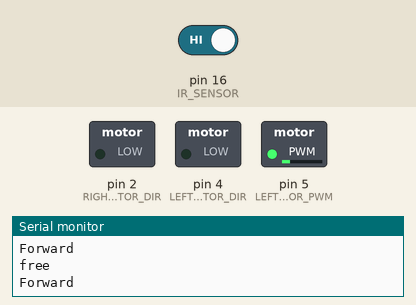
Bench run of a sketch on a simulated Arduino Uno, built with avr-gcc and run on an emulated ATmega328P. On the bench: switched loads named in the sketch (green lamp = pin HIGH), the last lines printed to the serial monitor. The inputs (shaded band) are chosen by the test bench; at power-on: pin 16 (IR_SENSOR) HIGH. Random numbers use the default seed unless the sketch sets one; pins used as bus, display or sensor lines are not drawn.

Above: at 1.2 s.
1.3 s: pin 16 (IR_SENSOR) driven LOW
At 1.8 s:
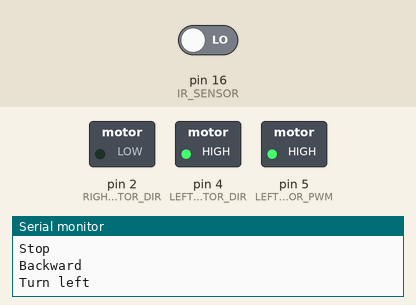
At 2.8 s:
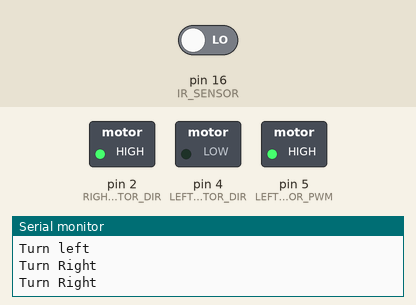
4.3 s: pin 16 (IR_SENSOR) driven HIGH
At 15.4 s:
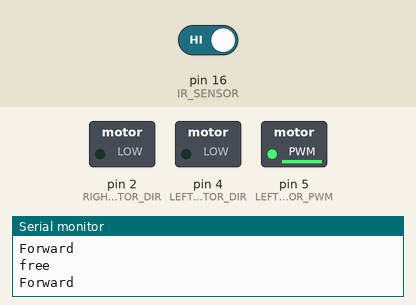
Timing chart, 0 to 16.3 s (numbered marks = the images above; inputs shaded):
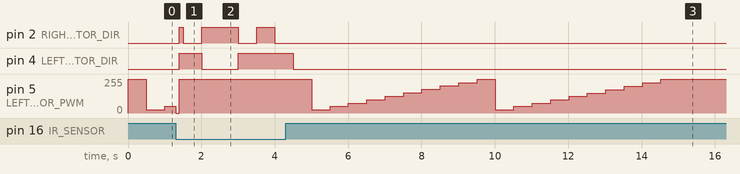

Measured:
- after the input at 1.3 s, pin 2 (RIGHT_MOTOR_DIR): goes HIGH 0.10 s, LOW 0.50 s, HIGH 1.0 s, LOW 0.50 s, HIGH 0.50 s, then LOW, starting after 0.10 s; pin 4 (LEFT_MOTOR_DIR): LOW → HIGH after 0.10 s, → LOW 0.60 s later, → HIGH 1.0 s later
- by itself, pin 5 (LEFT_MOTOR_PWM): ramps from 23/255 to 254/255 and jumps back, once every 5.0 s

The sketch:

esp_ir_sensor.ino
```cpp
/*
 * Brian Guarraci
 *
 * Simple obstacle avoidance robot using Pololu romi, esp-8266 wemos D1 and a single IR sensor.
 *
 */
unsigned char sensorVal = 0;

#define RIGHT_MOTOR_DIR 2
#define RIGHT_MOTOR_PWM 0
#define LEFT_MOTOR_DIR 4
#define LEFT_MOTOR_PWM 5
#define IR_SENSOR 16 // d1 mini

#define DIR_LEVEL_FORWARD LOW
#define DIR_LEVEL_BACKWARD HIGH

#define FORWARD_SENSOR 0x1
#define LEFT_SENSOR 0x2
#define RIGHT_SENSOR 0x4

#define SENSOR_ACTIVE(mask) (sensorVal & mask == mask)

#define FULL_SPEED (0x400 - 1)
#define HALF_SPEED (FULL_SPEED / 2)
#define QUARTER_SPEED (HALF_SPEED / 2)
#define SPEED_PCT(x) (FULL_SPEED * x)

#define QUARTER_SPEED_TURN_DELAY 500
#define FORWARD_DELAY 100
#define RETREAT_DELAY 500
#define STOP_DELAY 100

#define DEFAULT_CONFIDENCE 1.0f
#define MAX_CONFIDENCE 3.0f
#define CONFIDENCE_INCREMENT 0.1f
#define CONFIDENCE_INTERVAL ((1000 / FORWARD_DELAY) / 2)

float confidence = DEFAULT_CONFIDENCE;
unsigned int confidence_counter = 0;

void setup() {
  Serial.begin(9600);
  Serial.println("HELLO!");

  pinMode(IR_SENSOR, INPUT_PULLUP);
  pinMode(RIGHT_MOTOR_DIR, OUTPUT);
  pinMode(LEFT_MOTOR_DIR, OUTPUT);
}

void controlMotors(unsigned int leftDir, unsigned int leftSpeed, unsigned int rightDir, unsigned int rightSpeed, unsigned int ms) {
  digitalWrite(LEFT_MOTOR_DIR, leftDir);
  analogWrite(LEFT_MOTOR_PWM, leftSpeed);
  digitalWrite(RIGHT_MOTOR_DIR, rightDir);
  analogWrite(RIGHT_MOTOR_PWM, rightSpeed * 1.02f);
  delay(ms);
}

void turnLeft(unsigned int speed, unsigned int ms) {
  Serial.println("Turn left");
  controlMotors(DIR_LEVEL_BACKWARD, speed, DIR_LEVEL_FORWARD, speed, ms);
}

void turnRight(unsigned int speed, unsigned int ms) {
  Serial.println("Turn Right");
  controlMotors(DIR_LEVEL_FORWARD, speed, DIR_LEVEL_BACKWARD, speed, ms);
}

void goForward(unsigned int speed, unsigned int ms) {
  Serial.println("Forward");
  controlMotors(DIR_LEVEL_FORWARD, speed, DIR_LEVEL_FORWARD, speed, ms);
}

void goBackward(unsigned int speed, unsigned int ms) {
  Serial.println("Backward");
  controlMotors(DIR_LEVEL_BACKWARD, speed, DIR_LEVEL_BACKWARD, speed, ms);
}

void stop(unsigned int ms) {
  Serial.println("Stop");
  controlMotors(DIR_LEVEL_FORWARD, 0x00, DIR_LEVEL_FORWARD, 0x00, ms);
}

//void lookLeft() {
//  Serial.println("Look left");
//  turnLeft(QUARTER_SPEED, QUARTER_SPEED_TURN_DELAY);
//}
//
//void lookRight() {
//  Serial.println("Look right");
//  turnRight(QUARTER_SPEED, QUARTER_SPEED_TURN_DELAY);
//}
//
//void readForwardDirSensor() {
//  Serial.println("read forward sensor");
//  if (!digitalRead(IR_SENSOR)) {
//    sensorVal |= FORWARD_SENSOR;
//  } else {
//    sensorVal &= ~FORWARD_SENSOR;
//  }
//}
//
//void readLeftDirSensor() {
//  Serial.println("read left sensor");
//  lookLeft();
//  if (!digitalRead(IR_SENSOR)) {
//    sensorVal |= LEFT_SENSOR;
//  } else {
//    sensorVal &= ~LEFT_SENSOR;
//  }
//  lookRight(); // return to center
//}
//
//void readRightDirSensor() {
//  Serial.println("read right sensor");
//  lookRight();
//  if (!digitalRead(IR_SENSOR)) {
//    sensorVal |= RIGHT_SENSOR;
//  } else {
//    sensorVal &= ~RIGHT_SENSOR;
//  }
//  lookLeft();
//}
//
//void scan() {
//  Serial.println("scan: start");
//  readLeftDirSensor();
//  readRightDirSensor();
//  Serial.println("scan: stop");
//}

bool obstacleDetected() {
  return !digitalRead(IR_SENSOR);
}

void loop() {
  if (obstacleDetected()) {
    Serial.println("hit");
    confidence = DEFAULT_CONFIDENCE;
    confidence_counter = 0;

    stop(STOP_DELAY);
    goBackward(QUARTER_SPEED, STOP_DELAY);

    turnLeft(QUARTER_SPEED, QUARTER_SPEED_TURN_DELAY);
    if (obstacleDetected()) {
      turnRight(QUARTER_SPEED, QUARTER_SPEED_TURN_DELAY); // recenter
      turnRight(QUARTER_SPEED, QUARTER_SPEED_TURN_DELAY);
      if (obstacleDetected()) {
        turnLeft(QUARTER_SPEED, QUARTER_SPEED_TURN_DELAY);
        goBackward(QUARTER_SPEED, RETREAT_DELAY);
        turnLeft(QUARTER_SPEED, QUARTER_SPEED_TURN_DELAY);
      }
    }
  } else {
    Serial.println("free");
    goForward(QUARTER_SPEED * confidence, FORWARD_DELAY);
    confidence_counter++;
    if ((confidence_counter % CONFIDENCE_INTERVAL) == 0) {
      confidence += CONFIDENCE_INCREMENT;
      if (confidence > MAX_CONFIDENCE) {
        confidence = MAX_CONFIDENCE;
      }
    }
  }
}
```

Source omitted: rtos_snn.c (26099 bytes)
